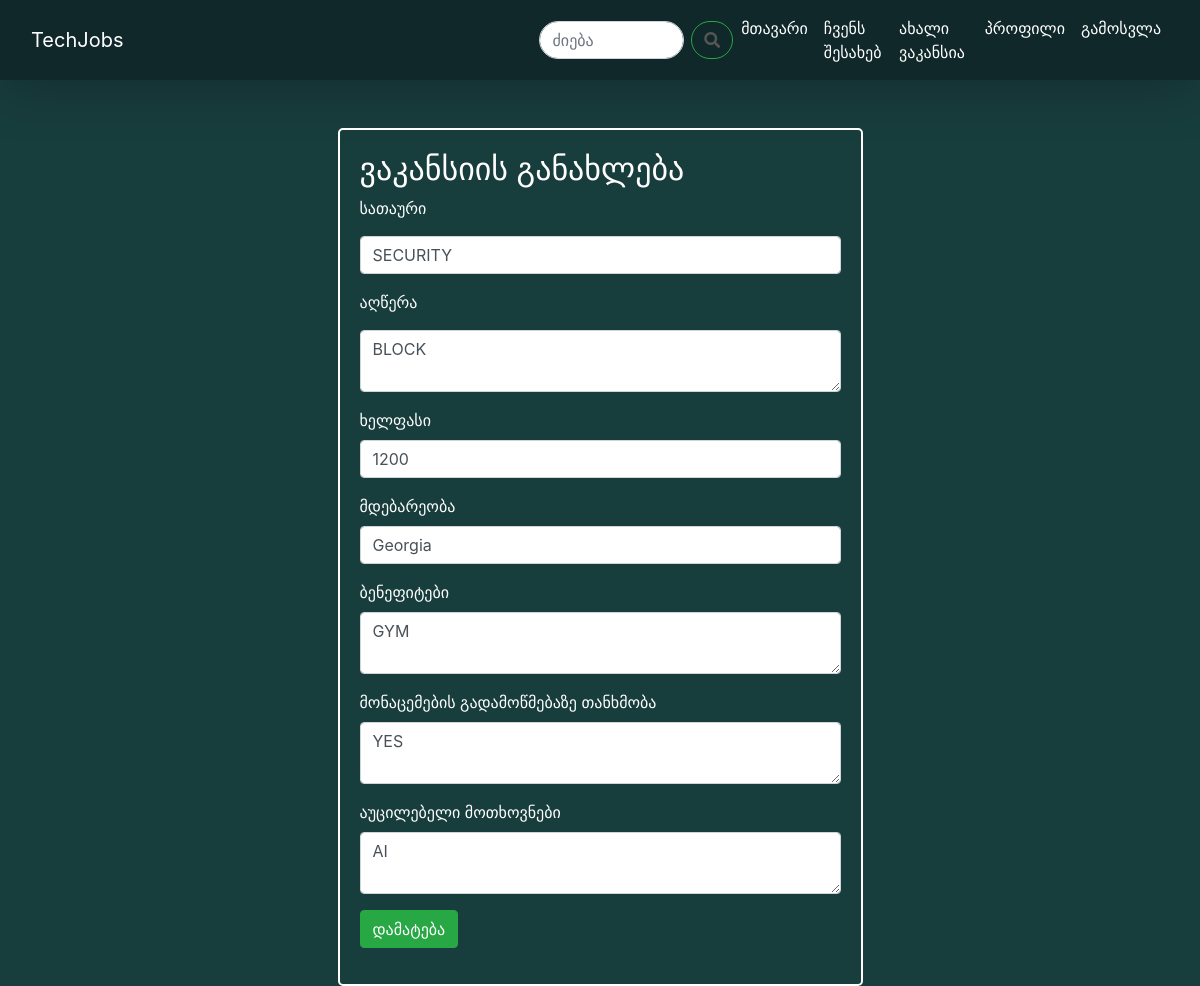
The app's page /job/35/update (signed in) with its own data.
### app/models.py (models this page shows, shortened)
class Job(db.Model):
    id = db.Column(db.Integer, primary_key=True)
    title = db.Column(db.String(20), unique=True, nullable=False)
    date_posted = db.Column(db.DateTime, nullable=False, default=datetime.utcnow)
    description = db.Column(db.Text, nullable=False)
    user_id = db.Column(db.Integer, db.ForeignKey('user.id'), nullable=False)
    salary = db.Column(db.String(50), nullable=True)
    location = db.Column(db.String(100), nullable=True)
    benefits = db.Column(db.Text, nullable=True)
    data_verification = db.Column(db.Text, nullable=True)
    required_skills = db.Column(db.Text, nullable=True)

### app/jobs/routes.py (the view)
@jobs.route('/job/<int:job_id>/update', methods=['POST', 'GET'])
@login_required
def updatejob(job_id):
    job = Job.query.get_or_404(job_id)
    if job.author != current_user:
        abort(403)
    form = JobForm()
    if form.validate_on_submit():
        job.title = form.title.data
        job.description = form.description.data
        job.salary = form.salary.data
        job.location = form.location.data
        job.benefits = form.benefits.data
        job.data_verification = form.data_verification.data
        job.required_skills = form.required_skills.data
        db.session.commit()
        flash('ვაკანსია წარმატებით განახლდა!', 'success')
        return redirect(url_for('jobs.job', job_id=job.id))
    elif request.method == 'GET':
        form.title.data = job.title
        form.description.data = job.description
        form.salary.data = job.salary
        form.location.data = job.location
        form.benefits.data = job.benefits
        form.data_verification.data = job.data_verification
        form.required_skills.data = job.required_skills
    return render_template('create_job.html', title='Update Job', legend='ვაკანსიის განახლება', form=form)

### app/jobs/forms.py
class JobForm(FlaskForm):
    title = StringField('სათაური', validators=[DataRequired()])
    description = TextAreaField('აღწერა', validators=[DataRequired()])
    salary = StringField('Salary')
    location = StringField('Location')
    benefits = TextAreaField('Benefits')
    data_verification = TextAreaField('Data Verification')
    required_skills = TextAreaField('Required Skills')
    submit = SubmitField("დამატება")

### app/models.py (called while the page is built)
@login_manager.user_loader
def load_user(user_id):
    return User.query.get(int(user_id))

### app/templates/create_job.html (shortened to what this page needs)
{% extends "base.html" %}
{% block content %}
<br>
<br>
<div class="container">
    <div class="row">
        <div class="col-md-6 offset-md-3">
            <div class="registration-form rectangle-border">
                <h2 class="white-text">{{ legend }}</h2>
                <form method="POST" action="">
                    <div class="form-group">
                        <label class="white-text">{{ form.title.label }}</label><br>
                        {% if form.title.errors %}
                        {{ form.title(class="form-control is-invalid") }}
                        <div class="invalid-feedback">
                            {% for error in form.title.errors %}
                            <span>{{ error }}</span>
                            {% endfor %}
                        </div>
                        {% else %}
                        {{ form.title(class="form-control") }}
                        {% endif %}
                    </div>
                    <div class="form-group">
                        <label class="white-text">{{ form.description.label }}</label><br>
                        {% if form.description.errors %}
                        {{ form.description(class="form-control is-invalid") }}
                        <div class="invalid-feedback">
                            {% for error in form.description.errors %}
                            <span>{{ error }}</span>
                            {% endfor %}
                        </div>
                        {% else %}
                        {{ form.description(class="form-control") }}
                        {% endif %}
                    </div>
                    <div class="form-group">
                        <label class="white-text">ხელფასი</label><br>
                        {{ form.salary(class="form-control") }}
                    </div>
                    <div class="form-group">
                        <label class="white-text">მდებარეობა</label><br>
                        {{ form.location(class="form-control") }}
                    </div>
                    <div class="form-group">
                        <label class="white-text">ბენეფიტები</label><br>
                        {{ form.benefits(class="form-control") }}
                    </div>
                    <div class="form-group">
                        <label class="white-text">მონაცემების გადამოწმებაზე თანხმობა</label><br>
                        {{ form.data_verification(class="form-control") }}
                    </div>
                    <div class="form-group">
                        <label class="white-text">აუცილებელი მოთხოვნები</label><br>
                        {{ form.required_skills(class="form-control") }}
                    </div>
                    <div class="form-group">
                        {{ form.submit(class="btn btn-success") }}
                    </div>
                </form>
            </div>
        </div>
    </div>
</div>
{% endblock %}

### app/static/main.css (style rules this page uses)
body { background-color: #183D3D; }
.white-text { color: #fff; }
.rectangle-border { border: 2px solid #fff; border-radius: 5px; padding: 20px; }

### records on screen
Job: title "SECURITY", description "BLOCK", salary "1200", location "Georgia", benefits "GYM", data_verification "YES", required_skills "AI"

### other values on screen
{{ legend }} "ვაკანსიის განახლება"
